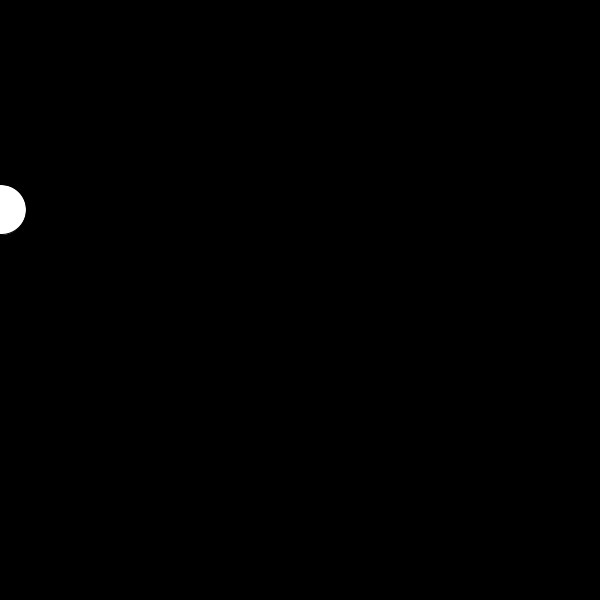
Frame 1 (no input)
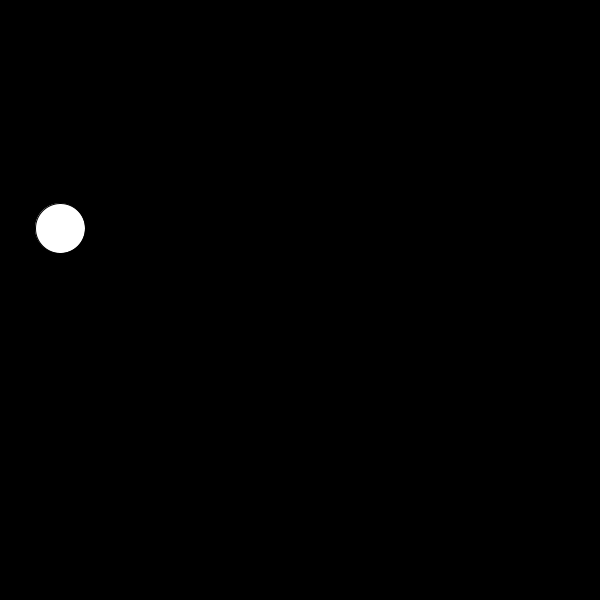
Frame 60 (the mouse pressed at the canvas centre just before this capture)
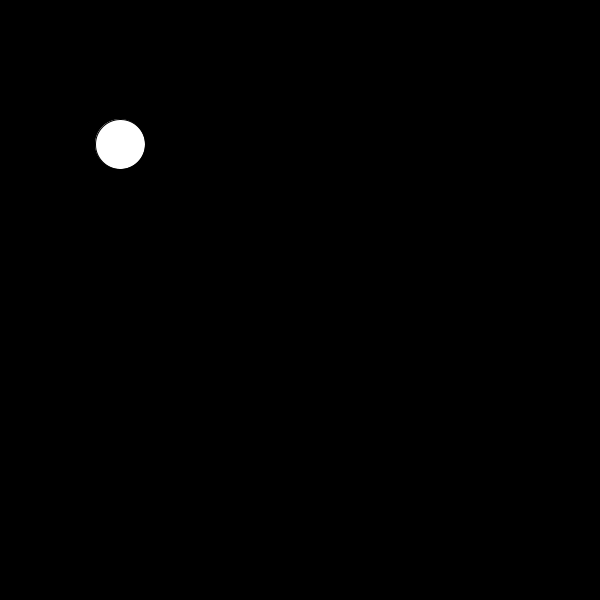
Frame 120 (the mouse held since frame 60 and released just before this capture)

The Processing sketch that drew these frames (run headless with seeded random() and noise(); from frame 60 on, the mouse is pressed at the canvas centre):

// Processing sketch: question3
// ── question3.pde

int size = 50; 
float xPos = 0;
float yPos = 0;
float theta; 
float ampl; 
int wave;

void setup() {
  size(600, 600);
    
  wave = height/3; 
  
 
}
void draw() {
  background(0); 

  theta += .05; 

  //create boundaries for your xPos 

  xPos += 1; 

  //use the map function for ampl 

  //fix yPos 
  yPos = sin(theta); 

  fill(255); 
  ellipse(xPos, wave +sin(theta + yPos*.0001)*wave, size, size);
  if (xPos==600){
    xPos=0;
  }
  
}
